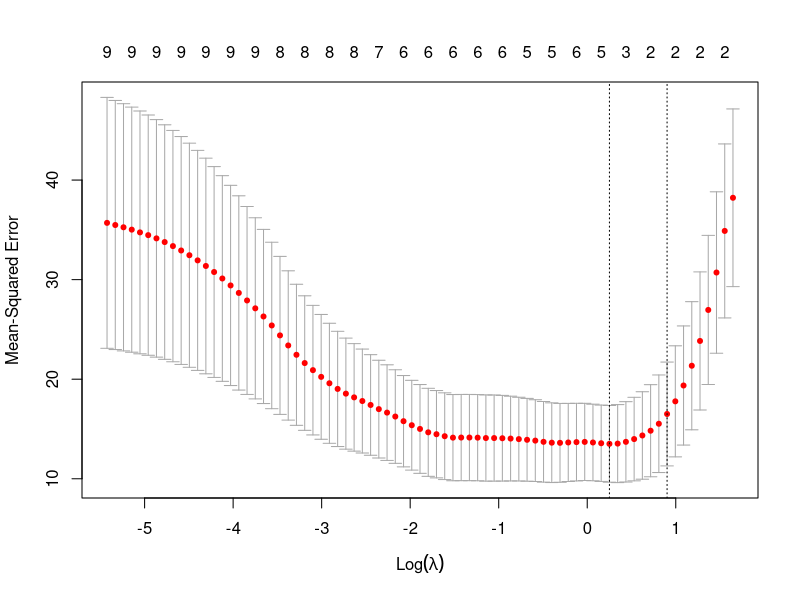

Write R code to recreate this figure. (Note: this script raises an error after producing the figure.)
## ---- chunk 1
library(datasets)
# Set random seed for reproducibility
set.seed(17)
# Get row indices for training set (70% of data)
train_index <- sample(2, nrow(mtcars), replace = T, prob = c(0.7, 0.3))

# Create training and testing datasets
train_data <- mtcars[train_index==1, ]
test_data <- mtcars[train_index==2, ]

# Print the dimensions of both datasets
cat("Training set dimensions:", dim(train_data), "\n")
cat("Testing set dimensions:", dim(test_data), "\n")
## ---- chunk 2
# View first few rows of training data
head(train_data)

# View first few rows of testing data
head(test_data)
## ---- chunk 3
shapiro.test(train_data$mpg)
## ---- chunk 4
# Test correlation
cor.test(train_data$cyl, train_data$mpg, method="pearson")

# Fit model
model_cyl <- lm(mpg ~ cyl, data=train_data)
summary(model_cyl)
## ---- chunk 5
# Test correlation
cor.test(train_data$disp, train_data$mpg, method="pearson")

# Fit model
model_disp <- lm(mpg ~ disp, data=train_data)
summary(model_disp)
## ---- chunk 6
# Test correlation
cor.test(train_data$hp, train_data$mpg, method="pearson")

# Fit model
model_hp <- lm(mpg ~ hp, data=train_data)
summary(model_hp)
## ---- chunk 7
# Test correlation
cor.test(train_data$drat, train_data$mpg, method="pearson")

# Fit model
model_drat <- lm(mpg ~ drat, data=train_data)
summary(model_drat)
## ---- chunk 8
# Test correlation
cor.test(train_data$wt, train_data$mpg, method="pearson")

# Fit model
model_wt <- lm(mpg ~ wt, data=train_data)
summary(model_wt)
## ---- chunk 9
# Test correlation
cor.test(train_data$qsec, train_data$mpg, method="pearson")

# Fit model
model_qsec <- lm(mpg ~ qsec, data=train_data)
summary(model_qsec)
## ---- chunk 10
# Test correlation
cor.test(train_data$vs, train_data$mpg, method="pearson")

# Fit model
model_vs <- lm(mpg ~ vs, data=train_data)
summary(model_vs)
## ---- chunk 11
# Test correlation
cor.test(train_data$am, train_data$mpg, method="pearson")

# Fit model
model_am <- lm(mpg ~ am, data=train_data)
summary(model_am)
## ---- chunk 12
# Test correlation
cor.test(train_data$gear, train_data$mpg, method="pearson")

# Fit model
model_gear <- lm(mpg ~ gear, data=train_data)
summary(model_gear)
## ---- chunk 13
# Test correlation
cor.test(train_data$carb, train_data$mpg, method="pearson")

# Fit model
model_carb <- lm(mpg ~ carb, data=train_data)
summary(model_carb)
## ---- chunk 14
# Create data frame using only BLUE-compliant variables
blue_vars <- data.frame(
  predictor = c("cyl", "disp", "hp", "wt"),
  p_value = c(1.497e-06, 8.023e-06, 0.0001238, 1.537e-06),
  r_squared = c(0.7324, 0.6787, 0.5683, 0.7316)
)

# Sort by R-squared to show predictive power
blue_vars_sorted <- blue_vars[order(-blue_vars$r_squared), ]

# Display the BLUE-compliant variables (sorted by predictive power)
cat("Variables satisfying all BLUE criteria (sorted by R²):\n")
print(blue_vars_sorted)
## ---- chunk 15
# Fit multiple linear regression model
multiple_model <- lm(mpg ~ cyl + disp + hp + wt, data = train_data)

# Display model summary
cat("Multiple Linear Regression Model Summary (using BLUE-compliant predictors):\n")
print(summary(multiple_model))
## ---- chunk 16
# Load the car package for VIF calculation
library(car)
# Calculate initial VIF values
vif_values <- vif(multiple_model)

cat("Initial VIF values:\n")
print(vif_values)
## ---- chunk 17
# Remove disp and refit the model
# Fit multiple linear regression model
multiple_model <- lm(mpg ~ cyl + hp + wt, data = train_data)

# Display model summary
cat("Multiple Linear Regression Model Summary (using BLUE-compliant predictors):\n")
print(summary(multiple_model))

# Calculate initial VIF values
vif_values <- vif(multiple_model)

cat("VIF values after removing variables with VIF >= 10:\n")
print(vif_values)
## ---- chunk 18
# Function to calculate performance metrics
calculate_metrics <- function(actual, predicted) {
  rmse <- sqrt(mean((actual - predicted)^2, na.rm = TRUE))
  mae <- mean(abs(actual - predicted), na.rm = TRUE)
  list(RMSE = rmse, MAE = mae)
}

# Get predictions on training data
train_pred <- predict(multiple_model, newdata = train_data)

# Calculate metrics for training data
train_metrics <- calculate_metrics(train_data$mpg, train_pred)


# Display results
cat("\nModel Performance Metrics:\n")
model_summary <- summary(multiple_model)
cat("\nTraining Data:")
cat("\n - R-squared:", round(model_summary$r.squared, 4))
cat("\n - Adjusted R-squared:", round(model_summary$adj.r.squared, 4))
cat("\n - RMSE:", round(train_metrics$RMSE, 4))
cat("\n - MAE:", round(train_metrics$MAE, 4))
## ---- chunk 19
# Load the glmnet package
# install.packages("glmnet") # Uncomment if not installed
library(glmnet)

# Prepare data matrices (using all original predictors for LASSO)
# Ensure 'mpg' is excluded from predictors
all_predictors <- setdiff(names(mtcars), "mpg")
x_train_lasso <- as.matrix(train_data[, all_predictors])
y_train_lasso <- train_data$mpg
x_test_lasso <- as.matrix(test_data[, all_predictors])
y_test_lasso <- test_data$mpg

# Perform cross-validation to find the optimal lambda (penalty parameter)
# alpha = 1 specifies LASSO regression
set.seed(123) # for reproducibility of cv.glmnet
cv_fit <- cv.glmnet(x_train_lasso, y_train_lasso, alpha = 1)

# Plot the cross-validation results (MSE vs. log(lambda))
plot(cv_fit)
cat("Optimal lambda (lambda.min) based on cross-validation:", cv_fit$lambda.min, "\n")
cat("Optimal lambda (lambda.1se) based on cross-validation:", cv_fit$lambda.1se, "\n")

# Fit the final LASSO model using the optimal lambda (lambda.min is often preferred)
lasso_model <- glmnet(x_train_lasso, y_train_lasso, alpha = 1, lambda = cv_fit$lambda.min)
lasso_model_plot <- train(
  mpg~ .,
  data= train_data,
  method="glmnet",
)
plot(varImp(lasso_model_plot), main = "Variable Importance from LASSO")
# Display the non-zero coefficients selected by LASSO
cat("\nLASSO Model Coefficients (non-zero):\n")
lasso_coeffs <- coef(lasso_model)
print(lasso_coeffs[which(lasso_coeffs != 0), , drop = FALSE])

# Make predictions using the LASSO model
train_pred_lasso <- predict(lasso_model, s = cv_fit$lambda.min, newx = x_train_lasso)
test_pred_lasso <- predict(lasso_model, s = cv_fit$lambda.min, newx = x_test_lasso)

# Calculate performance metrics for LASSO model
# Re-use the calculate_metrics function defined earlier if it exists
train_metrics_lasso <- calculate_metrics(y_train_lasso, train_pred_lasso)
test_metrics_lasso <- calculate_metrics(y_test_lasso, test_pred_lasso)

# Display LASSO performance metrics
cat("\nLASSO Model Performance Metrics:\n")
cat("\nTraining Data:")
cat("\n - RMSE:", round(train_metrics_lasso$RMSE, 4))
cat("\n - MAE:", round(train_metrics_lasso$MAE, 4))

cat("\n\nTesting Data:")
cat("\n - RMSE:", round(test_metrics_lasso$RMSE, 4))
cat("\n - MAE:", round(test_metrics_lasso$MAE, 4))
## ---- chunk 20
# Load lmtest package for diagnostic tests
# install.packages("lmtest") # Uncomment if not installed
library(lmtest)

# Check if lasso_model and lasso_coeffs exist
if (exists("lasso_model") && exists("lasso_coeffs")) {

  # Get the names of predictors selected by LASSO (excluding intercept)
  selected_predictors <- rownames(lasso_coeffs)[which(lasso_coeffs != 0)][-1] # Exclude intercept row

  # Check if any predictors were selected
  if (length(selected_predictors) > 0) {

    # Create formula for the lm model with selected predictors
    formula_lasso_lm <- as.formula(paste("mpg ~", paste(selected_predictors, collapse = " + ")))

    # Fit the lm model using selected predictors on training data
    final_lm_model <- lm(formula_lasso_lm, data = train_data)

    cat("\n--- Residual Analysis using lm model with LASSO-selected predictors ---\n")

    # Get residuals and fitted values from the lm model
    lm_residuals <- resid(final_lm_model)
    lm_fitted_values <- fitted(final_lm_model)

    # Set up plot layout
    par(mfrow = c(2, 2))

    # 1. Linearity: Residuals vs Fitted plot
    plot(lm_fitted_values, lm_residuals,
         xlab = "Fitted values", ylab = "Residuals",
         main = "Residuals vs Fitted")
    abline(h = 0, col = "red", lty = 2)

    # 2. Normality: Q-Q Plot
    qqnorm(lm_residuals, main = "Normal Q-Q Plot")
    qqline(lm_residuals, col = "red")

    # 3. Equal Variance (Homoscedasticity): Scale-Location Plot
    plot(lm_fitted_values, sqrt(abs(lm_residuals)),
         xlab = "Fitted values", ylab = "Sqrt(|Residuals|)",
         main = "Scale-Location Plot")
    abline(h = mean(sqrt(abs(lm_residuals))), col = "red", lty = 2)

    # 4. Independence: Residuals vs Order (can indicate time dependence if data ordered)
    plot(lm_residuals, type = 'l', xlab = "Observation Order", ylab = "Residuals", main = "Residuals vs Order")
    abline(h = 0, col = "red", lty = 2)

    # Reset plot layout
    par(mfrow = c(1, 1))

    # Statistical Tests for Assumptions
    cat("\n--- Statistical Tests for Residual Assumptions ---\n")

    # Test for Normality (Shapiro-Wilk)
    shapiro_test <- shapiro.test(lm_residuals)
    cat("Shapiro-Wilk Normality Test:\n")
    print(shapiro_test)

    # Test for Homoscedasticity (Breusch-Pagan)
    bp_test <- bptest(final_lm_model)
    cat("\nBreusch-Pagan Test for Homoscedasticity:\n")
    print(bp_test)

    # Test for Independence (Durbin-Watson) - Assumes data has meaningful order
    dw_test <- dwtest(final_lm_model)
    cat("\nDurbin-Watson Test for Autocorrelation:\n")
    print(dw_test)

  } else {
    cat("\nLASSO selected no predictors (only intercept). Residual analysis is not applicable.\n")
    final_lm_model <- NULL # No model to analyze
  }
} else {
  cat("\nLASSO model or coefficients not found. Cannot perform residual analysis.\n")
  final_lm_model <- NULL
}
## ---- chunk 21
# Check if the final_lm_model exists
if (!is.null(final_lm_model)) {

  # Ensure test_data has the required predictors
  required_predictors <- names(coef(final_lm_model))[-1] # Get predictors from the final lm model
  if (all(required_predictors %in% names(test_data))) {

    # Predict mpg on the test data
    test_predictions <- predict(final_lm_model, newdata = test_data)

    # Actual mpg values from the test data
    test_actual_mpg <- test_data$mpg

    # Calculate R-squared for the test data prediction
    # R-squared = 1 - (Sum of Squared Errors / Total Sum of Squares)
    sse_test <- sum((test_actual_mpg - test_predictions)^2)
    sst_test <- sum((test_actual_mpg - mean(test_actual_mpg))^2)
    r_squared_test <- 1 - (sse_test / sst_test)

    # Calculate RMSE and MAE using the calculate_metrics function (if it exists)
    if (exists("calculate_metrics")) {
      test_metrics_final <- calculate_metrics(test_actual_mpg, test_predictions)
      rmse_test_final <- test_metrics_final$RMSE
      mae_test_final <- test_metrics_final$MAE
    } else {
      # Manual calculation if function not found
      rmse_test_final <- sqrt(mean((test_actual_mpg - test_predictions)^2))
      mae_test_final <- mean(abs(test_actual_mpg - test_predictions))
      cat("Warning: 'calculate_metrics' function not found, calculating RMSE/MAE manually.\n")
    }

    # Display the prediction accuracy metrics
    cat("\n--- Prediction Accuracy on Test Data ---\n")
    cat("R-squared (Test):", round(r_squared_test, 4), "\n")
    cat("RMSE (Test):", round(rmse_test_final, 4), "\n")
    cat("MAE (Test):", round(mae_test_final, 4), "\n")

    # Optionally, display a comparison of actual vs. predicted values
    prediction_comparison <- data.frame(
      Actual_mpg = test_actual_mpg,
      Predicted_mpg = test_predictions,
      Prediction_Error = test_actual_mpg - test_predictions
    )
    cat("\nComparison of Actual vs. Predicted MPG on Test Data (First 6 rows):\n")
    print(head(prediction_comparison))

  } else {
    cat("\nTest data is missing some predictors required by the final model. Cannot make predictions.\n")
    missing_preds <- setdiff(required_predictors, names(test_data))
    cat("Missing predictors:", paste(missing_preds, collapse=", "), "\n")
  }

} else {
  cat("\nFinal linear model (final_lm_model) based on LASSO selection does not exist. Cannot perform prediction.\n")
}
## ---- chunk 22
# Check if the final_lm_model exists
if (!is.null(final_lm_model)) {

  # Get the predictors required by the final model (excluding intercept)
  final_model_predictors <- names(coef(final_lm_model))[-1]

  # Create a data frame for the new car
  # Set wt = 6
  # For other required predictors, use their mean from the training data
  new_car_data <- data.frame(wt = 6.0) # Explicitly set wt
  cat("Creating new data point for prediction. Using mean for unspecified predictors:\n")
  for (pred in final_model_predictors) {
    if (pred != "wt") {
      if (pred %in% names(train_data)) {
        mean_val <- mean(train_data[[pred]], na.rm = TRUE)
        new_car_data[[pred]] <- mean_val
        cat(" - Setting", pred, "to mean value:", round(mean_val, 2), "\n")
      } else {
        cat("Warning: Predictor '", pred, "' needed by model but not found in training data means. Prediction might fail or be inaccurate.\n")
        # Assign a default like 0 or NA, though prediction will likely fail if NA
        new_car_data[[pred]] <- 0
      }
    }
  }
  # Ensure column order matches model if necessary (predict.lm usually handles names)
  # new_car_data <- new_car_data[, final_model_predictors, drop = FALSE]


  # Predict MPG for the new car
  predicted_mpg_new_car <- predict(final_lm_model, newdata = new_car_data)

  # Display the prediction
  cat("\nPredicted MPG for a car with wt = 6 (6000 lbs):\n")
  cat(" -> Predicted MPG:", round(predicted_mpg_new_car, 2), "\n")

  # Discussion on the prediction
  cat("\nDiscussion:\n")
  # Check range of wt in training data
  wt_range_train <- range(train_data$wt, na.rm = TRUE)
  cat(" - Note: The weight (wt=6) is outside the range observed in the training data (", round(wt_range_train[1], 2), "-", round(wt_range_train[2], 2), ").\n")
  cat(" - This is an extrapolation, and predictions outside the observed data range can be unreliable.\n")
  cat(" - The prediction is based on the model fitted to the *training data* after variable selection and VIF checks (or LASSO selection).\n")
  cat(" - The 'correctness' depends on how well the model assumptions hold and its validated performance on the test set, but extrapolation always carries risk.\n")

} else {
  cat("\nFinal linear model (final_lm_model) does not exist. Cannot perform prediction for the new car.\n")
}
